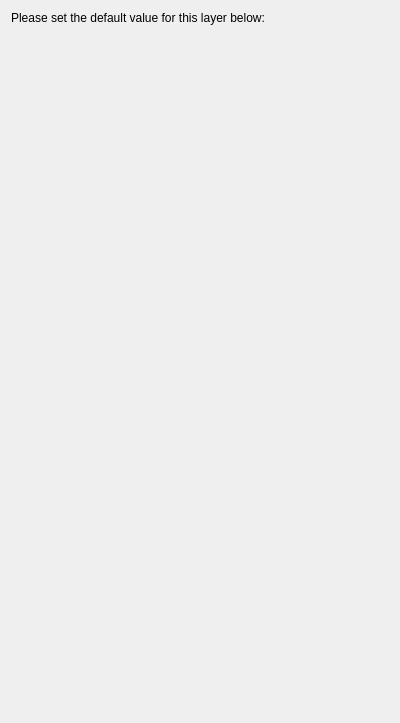
<?xml version="1.0" encoding="UTF-8"?>
<ui version="4.0">
 <class>pgKwExtraKeywords</class>
 <widget class="QWidget" name="pgKwExtraKeywords">
  <property name="geometry">
   <rect>
    <x>0</x>
    <y>0</y>
    <width>400</width>
    <height>723</height>
   </rect>
  </property>
  <property name="sizePolicy">
   <sizepolicy hsizetype="MinimumExpanding" vsizetype="MinimumExpanding">
    <horstretch>0</horstretch>
    <verstretch>0</verstretch>
   </sizepolicy>
  </property>
  <layout class="QVBoxLayout" name="verticalLayout_33">
   <item>
    <widget class="QLabel" name="lblInaSAFERasterDefaultValues">
     <property name="styleSheet">
      <string notr="true">font: 11pt &quot;Ubuntu&quot;;</string>
     </property>
     <property name="text">
      <string>Please set the default value for this layer below:</string>
     </property>
     <property name="alignment">
      <set>Qt::AlignLeading|Qt::AlignLeft|Qt::AlignTop</set>
     </property>
     <property name="wordWrap">
      <bool>true</bool>
     </property>
    </widget>
   </item>
   <item>
    <layout class="QGridLayout" name="kwExtraKeywordsGridLayout"/>
   </item>
  </layout>
 </widget>
 <resources/>
 <connections/>
</ui>
